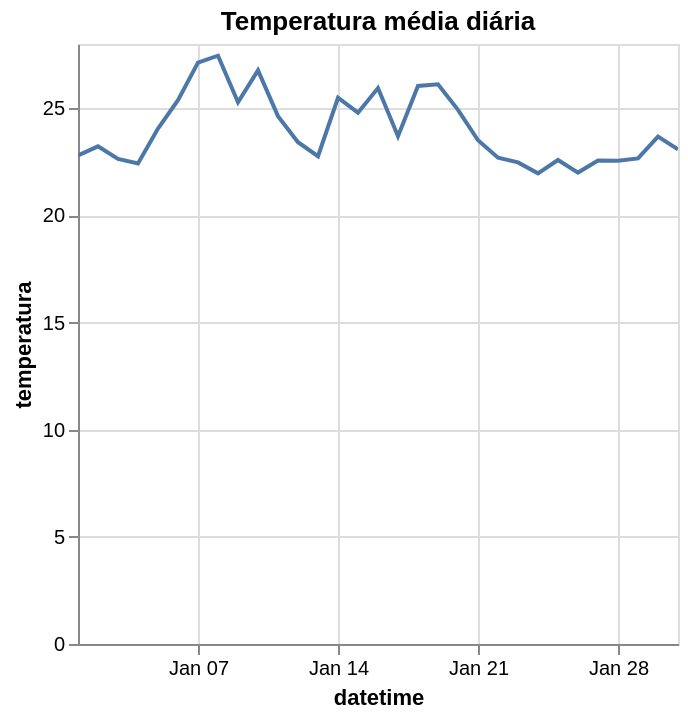

The code cell stored with this chart in its notebook:
### Markdown cell above
Temperatura média diária

### Code cell
chart_temp = alt.Chart(df_daily).mark_line().encode(
    x='datetime:T',
    y='temperatura:Q',
    tooltip=['datetime', 'temperatura']
).add_params(
    mes_selecao
).transform_filter(
    mes_selecao
).properties(
    title='Temperatura média diária'
).interactive()

chart_temp

### Figure 1 — Vega-Lite specification as saved in the notebook (floating-point values rounded to 4 significant figures; data arrays with more than 128 entries replaced by an {"elided": "..."} marker saying what was removed)
{"config": {"view": {"continuousWidth": 300, "continuousHeight": 300}}, "data": {"name": "data-88edf89fc41b6881d40061707ff4c2c4"}, "mark": {"type": "line"}, "encoding": {"tooltip": [{"field": "datetime", "type": "temporal"}, {"field": "temperatura", "type": "quantitative"}], "x": {"field": "datetime", "type": "temporal"}, "y": {"field": "temperatura", "type": "quantitative"}}, "params": [{"name": "param_40e4b392a7d9a14d", "select": {"type": "point", "fields": ["mes"]}, "bind": {"input": "range", "max": 12, "min": 1, "name": "Mês", "step": 1}, "value": 1}, {"name": "param_1e9efca18e7a2868", "select": {"type": "interval", "encodings": ["x", "y"]}, "bind": "scales"}], "title": "Temperatura média diária", "transform": [{"filter": {"param": "param_40e4b392a7d9a14d"}}], "$schema": "https://vega.github.io/schema/vega-lite/v6.1.0.json", "datasets": {"data-88edf89fc41b6881d40061707ff4c2c4": {"elided": "366 records"}}}
